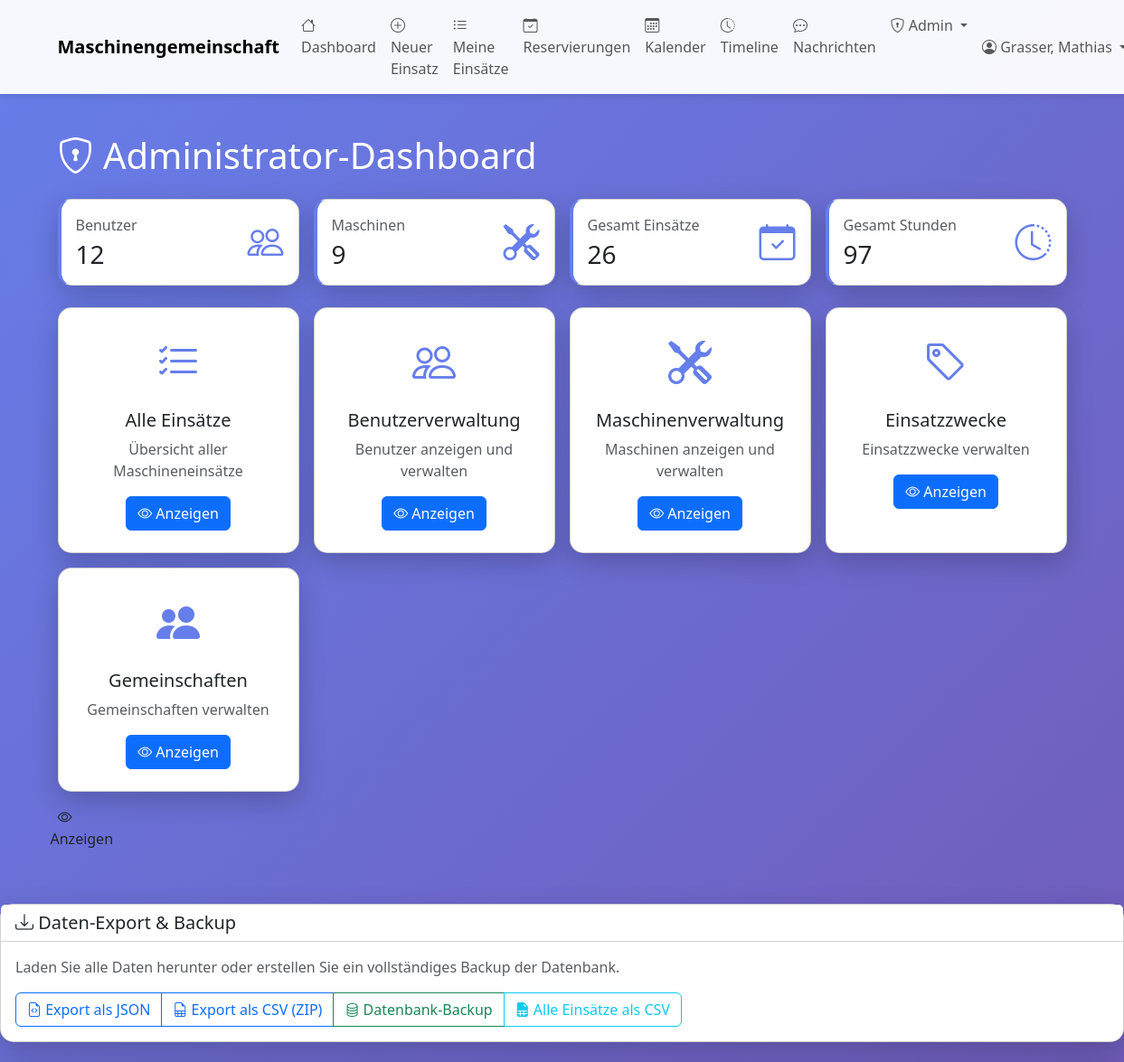
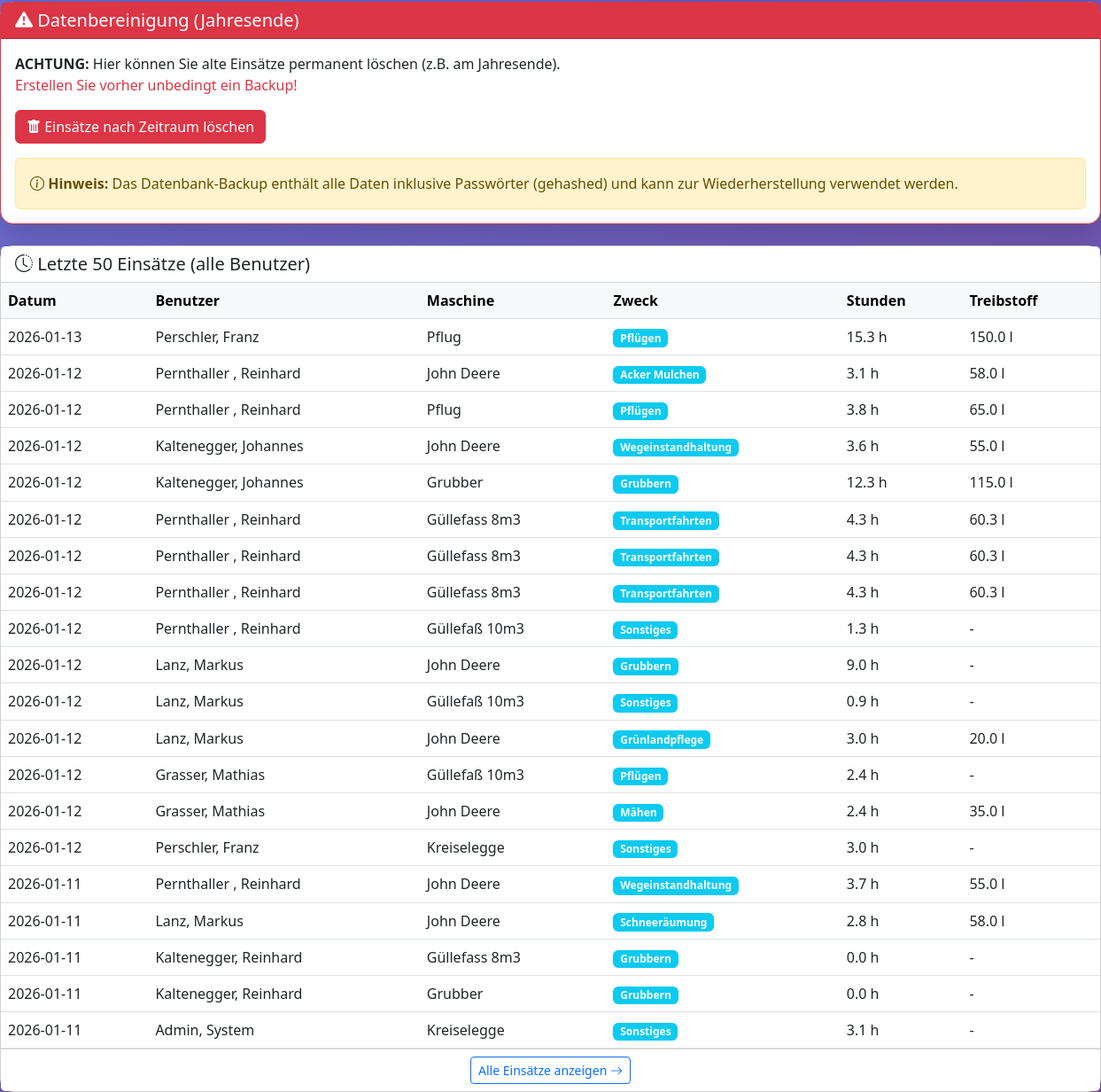
Screenshot of /admin (signed in) with the database file from the repository (2 pictures, top to bottom).
### tables this page shows
CREATE TABLE maschinen (
    id INTEGER PRIMARY KEY AUTOINCREMENT,
    bezeichnung TEXT NOT NULL,
    hersteller TEXT,
    modell TEXT,
    baujahr INTEGER,
    kennzeichen TEXT,
    anschaffungsdatum DATE,
    stundenzaehler_aktuell REAL,
    naechste_wartung_bei REAL,
    aktiv BOOLEAN DEFAULT 1,
    bemerkungen TEXT
, abrechnungsart TEXT DEFAULT 'stunden', preis_pro_einheit REAL DEFAULT 0.0, wartungsintervall INTEGER DEFAULT 50, naechste_wartung REAL, anmerkungen TEXT, erfassungsmodus TEXT DEFAULT 'fortlaufend', gemeinschaft_id INTEGER DEFAULT 1 REFERENCES gemeinschaften(id), anschaffungspreis REAL DEFAULT 0.0, abschreibungsdauer_jahre INTEGER DEFAULT 10);

CREATE TABLE einsatzzwecke (
    id INTEGER PRIMARY KEY AUTOINCREMENT,
    bezeichnung TEXT NOT NULL UNIQUE,
    beschreibung TEXT,
    aktiv BOOLEAN DEFAULT 1
);

### web_app.py (the view, shortened to what this page needs)
@app.route('/admin')
@admin_required
def admin_dashboard():
    with MaschinenDBContext(DB_PATH) as db:
        alle_einsaetze = db.get_all_einsaetze(limit=50)
        benutzer = db.get_all_benutzer()
        maschinen = db.get_all_maschinen()
        cursor = db.cursor
        cursor.execute("""
            SELECT
                COUNT(*) as gesamt_einsaetze,
                SUM(betriebsstunden) as gesamt_stunden,
                SUM(treibstoffverbrauch) as gesamt_treibstoff
            FROM maschineneinsaetze
        """)
        gesamt_stats = dict(cursor.fetchone())
        backup_warnung = False
        einsaetze_seit_backup = 0
        letztes_backup = None
        offene_bestaetigung = None
        cursor.execute("""
            SELECT backup_schwellwert FROM benutzer WHERE id = ?
        """, (session['benutzer_id'],))
        schwellwert_row = cursor.fetchone()
        BACKUP_SCHWELLWERT = schwellwert_row[0] if schwellwert_row and schwellwert_row[0] else 50
        cursor.execute("""
            SELECT b.id, b.admin_id, b.zeitpunkt, b.bemerkung,
                   u.name, u.vorname
            FROM backup_bestaetigung b
            JOIN benutzer u ON b.admin_id = u.id
            WHERE b.status = 'wartend'
            AND datetime(b.zeitpunkt, '+24 hours') > datetime('now')
            ORDER BY b.zeitpunkt DESC
            LIMIT 1
        """)
        offene_row = cursor.fetchone()
        cursor.execute("""
            SELECT letztes_backup, einsaetze_bei_backup
            FROM backup_tracking
            ORDER BY letztes_backup DESC
            LIMIT 1
        """)
        backup_row = cursor.fetchone()
        if backup_row:
            letztes_backup = backup_row[0]
            einsaetze_bei_letztem_backup = backup_row[1]
            aktuelle_einsaetze = gesamt_stats.get('gesamt_einsaetze', 0) or 0
            einsaetze_seit_backup = aktuelle_einsaetze - einsaetze_bei_letztem_backup
            if einsaetze_seit_backup >= BACKUP_SCHWELLWERT:
                backup_warnung = True
    return render_template('admin_dashboard.html',
                         einsaetze=alle_einsaetze,
                         benutzer=benutzer,
                         maschinen=maschinen,
                         stats=gesamt_stats,
                         backup_warnung=backup_warnung,
                         einsaetze_seit_backup=einsaetze_seit_backup,
                         letztes_backup=letztes_backup,
                         backup_schwellwert=BACKUP_SCHWELLWERT,
                         offene_bestaetigung=offene_bestaetigung)

### database.py (called while the page is built)
    def connect(self):
        self.connection = sqlite3.connect(self.db_path)
        self.connection.row_factory = sqlite3.Row
        self.cursor = self.connection.cursor()

    def close(self):
        if self.connection:
            self.connection.close()

    def get_all_benutzer(self, nur_aktive: bool = True) -> List[Dict]:
        sql = "SELECT * FROM benutzer"
        if nur_aktive:
            sql += " WHERE aktiv = 1"
        sql += " ORDER BY name, vorname"
        self.cursor.execute(sql)
        return [dict(row) for row in self.cursor.fetchall()]

    def get_all_maschinen(self, nur_aktive: bool = True) -> List[Dict]:
        sql = "SELECT * FROM maschinen"
        if nur_aktive:
            sql += " WHERE aktiv = 1"
        sql += " ORDER BY bezeichnung"
        self.cursor.execute(sql)
        return [dict(row) for row in self.cursor.fetchall()]

    def get_all_einsaetze(self, limit: int = None) -> List[Dict]:
        sql = "SELECT * FROM einsaetze_uebersicht"
        if limit:
            sql += f" LIMIT {limit}"
        self.cursor.execute(sql)
        return [dict(row) for row in self.cursor.fetchall()]

    def __enter__(self):
        self.connect()
        return self

    def __exit__(self, exc_type, exc_val, exc_tb):
        if exc_type is None:
            self.connection.commit()
        else:
            self.connection.rollback()
        self.close()
        return False

### web_app.py (called while the page is built)
def admin_required(f):
    @wraps(f)
    def decorated_function(*args, **kwargs):
        if 'benutzer_id' not in session:
            flash('Bitte melden Sie sich an.', 'warning')
            return redirect(url_for('login'))
        if not session.get('is_admin'):
            flash('Zugriff verweigert. Administrator-Rechte erforderlich.', 'danger')
            return redirect(url_for('dashboard'))
        return f(*args, **kwargs)
    return decorated_function

### templates/admin_dashboard.html (shortened to what this page needs)
{% extends "base.html" %}
{% block content %}
<div class="row mt-4">
    <div class="col-12">
        <h1 class="text-white mb-4">
            <i class="bi bi-shield-lock"></i> Administrator-Dashboard
        </h1>
    </div>
</div>
<div class="row g-3 mb-4">
    <div class="col-md-3">
        <div class="card stat-card">
            <div class="card-body">
                <div class="d-flex justify-content-between align-items-center">
                    <div>
                        <p class="text-muted mb-1">Benutzer</p>
                        <h3 class="mb-0">{{ benutzer|length }}</h3>
                    </div>
                    <i class="bi bi-people" style="font-size: 2.5rem; color: #667eea;"></i>
                </div>
            </div>
        </div>
    </div>
    <div class="col-md-3">
        <div class="card stat-card">
            <div class="card-body">
                <div class="d-flex justify-content-between align-items-center">
                    <div>
                        <p class="text-muted mb-1">Maschinen</p>
                        <h3 class="mb-0">{{ maschinen|length }}</h3>
                    </div>
                    <i class="bi bi-tools" style="font-size: 2.5rem; color: #667eea;"></i>
                </div>
            </div>
        </div>
    </div>
    <div class="col-md-3">
        <div class="card stat-card">
            <div class="card-body">
                <div class="d-flex justify-content-between align-items-center">
                    <div>
                        <p class="text-muted mb-1">Gesamt Einsätze</p>
                        <h3 class="mb-0">{{ stats.gesamt_einsaetze or 0 }}</h3>
                    </div>
                    <i class="bi bi-calendar-check" style="font-size: 2.5rem; color: #667eea;"></i>
                </div>
            </div>
        </div>
    </div>
    <div class="col-md-3">
        <div class="card stat-card">
            <div class="card-body">
                <div class="d-flex justify-content-between align-items-center">
                    <div>
                        <p class="text-muted mb-1">Gesamt Stunden</p>
                        <h3 class="mb-0">{{ "%.0f"|format(stats.gesamt_stunden or 0) }}</h3>
                    </div>
                    <i class="bi bi-clock-history" style="font-size: 2.5rem; color: #667eea;"></i>
                </div>
            </div>
        </div>
    </div>
</div>
<div class="row g-3 mb-4">
    <div class="col-md-3">
        <div class="card h-100">
            <div class="card-body text-center p-4">
                <i class="bi bi-list-check" style="font-size: 3rem; color: #667eea;"></i>
                <h5 class="mt-3">Alle Einsätze</h5>
                <p class="text-muted">Übersicht aller Maschineneinsätze</p>
                <a href="{{ url_for('admin_alle_einsaetze') }}" class="btn btn-primary">
                    <i class="bi bi-eye"></i> Anzeigen
                </a>
            </div>
        </div>
    </div>
    <div class="col-md-3">
        <div class="card h-100">
            <div class="card-body text-center p-4">
                <i class="bi bi-people" style="font-size: 3rem; color: #667eea;"></i>
                <h5 class="mt-3">Benutzerverwaltung</h5>
                <p class="text-muted">Benutzer anzeigen und verwalten</p>
                <a href="{{ url_for('admin_benutzer') }}" class="btn btn-primary">
                    <i class="bi bi-eye"></i> Anzeigen
                </a>
            </div>
        </div>
    </div>
    <div class="col-md-3">
        <div class="card h-100">
            <div class="card-body text-center p-4">
                <i class="bi bi-tools" style="font-size: 3rem; color: #667eea;"></i>
                <h5 class="mt-3">Maschinenverwaltung</h5>
                <p class="text-muted">Maschinen anzeigen und verwalten</p>
                <a href="{{ url_for('admin_maschinen') }}" class="btn btn-primary">
                    <i class="bi bi-eye"></i> Anzeigen
                </a>
            </div>
        </div>
    </div>
    <div class="col-md-3">
        <div class="card h-100">
            <div class="card-body text-center p-4">
                <i class="bi bi-tag" style="font-size: 3rem; color: #667eea;"></i>
                <h5 class="mt-3">Einsatzzwecke</h5>
                <p class="text-muted">Einsatzzwecke verwalten</p>
                <a href="{{ url_for('admin_einsatzzwecke') }}" class="btn btn-primary">
                    <i class="bi bi-eye"></i> Anzeigen
                </a>
            </div>
        </div>
    </div>
    <div class="col-md-3">
        <div class="card h-100">
            <div class="card-body text-center p-4">
                <i class="bi bi-people-fill" style="font-size: 3rem; color: #667eea;"></i>
                <h5 class="mt-3">Gemeinschaften</h5>
                <p class="text-muted">Gemeinschaften verwalten</p>
                <a href="{{ url_for('admin_gemeinschaften') }}" class="btn btn-primary">
                    <i class="bi bi-eye"></i> Anzeigen
                </a>
            </div>
        </div>
    </div>
                    <i class="bi bi-eye"></i> Anzeigen
            </div>
        </div>
    </div>
<div class="row mt-3 mb-4">
    <div class="col-12">
        <div class="card">
            <div class="card-header bg-white">
                <h5 class="mb-0">
                    <i class="bi bi-download"></i> Daten-Export & Backup
                </h5>
            </div>
            <div class="card-body">
                <p class="text-muted mb-3">Laden Sie alle Daten herunter oder erstellen Sie ein vollständiges Backup der Datenbank.</p>
                <div class="btn-group" role="group">
                    <a href="{{ url_for('admin_export_json') }}" class="btn btn-outline-primary">
                        <i class="bi bi-file-earmark-code"></i> Export als JSON
                    </a>
                    <a href="{{ url_for('admin_export_csv') }}" class="btn btn-outline-primary">
                        <i class="bi bi-file-earmark-spreadsheet"></i> Export als CSV (ZIP)
                    </a>
                    <a href="{{ url_for('admin_database_backup') }}" class="btn btn-outline-success">
                        <i class="bi bi-database"></i> Datenbank-Backup
                    </a>
                    <a href="{{ url_for('admin_export_alle_einsaetze_csv') }}" class="btn btn-outline-info">
                        <i class="bi bi-file-earmark-spreadsheet-fill"></i> Alle Einsätze als CSV
                    </a>
                </div>
            </div>
        </div>
    </div>
</div>
<div class="row mb-4">
    <div class="col-12">
        <div class="card border-danger">
            <div class="card-header bg-danger text-white">
                <h5 class="mb-0">
                    <i class="bi bi-exclamation-triangle-fill"></i> Datenbereinigung (Jahresende)
                </h5>
            </div>
            <div class="card-body">
                <p class="mb-3">
                    <strong>ACHTUNG:</strong> Hier können Sie alte Einsätze permanent löschen (z.B. am Jahresende).
                    <br>
                    <span class="text-danger">Erstellen Sie vorher unbedingt ein Backup!</span>
                </p>
                <a href="{{ url_for('admin_einsaetze_loeschen') }}" class="btn btn-danger">
                    <i class="bi bi-trash-fill"></i> Einsätze nach Zeitraum löschen
                </a>
                <div class="alert alert-warning mt-3 mb-0">
                    <i class="bi bi-info-circle"></i>
                    <strong>Hinweis:</strong> Das Datenbank-Backup enthält alle Daten inklusive Passwörter (gehashed) und kann zur Wiederherstellung verwendet werden.
                </div>
            </div>
        </div>
    </div>
</div>
{% if einsaetze %}
<div class="row">
    <div class="col-12">
        <div class="card">
            <div class="card-header bg-white">
                <h5 class="mb-0"><i class="bi bi-clock-history"></i> Letzte 50 Einsätze (alle Benutzer)</h5>
            </div>
            <div class="card-body p-0">
                <div class="table-responsive">
                    <table class="table table-hover mb-0">
                        <thead class="table-light">
                            <tr>
                                <th>Datum</th>
                                <th>Benutzer</th>
                                <th>Maschine</th>
                                <th>Zweck</th>
                                <th>Stunden</th>
                                <th>Treibstoff</th>
                            </tr>
                        </thead>
                        <tbody>
                            {% for einsatz in einsaetze[:20] %}
                            <tr>
                                <td>{{ einsatz.datum }}</td>
                                <td>{{ einsatz.benutzer }}</td>
                                <td>{{ einsatz.maschine }}</td>
                                <td><span class="badge bg-info">{{ einsatz.einsatzzweck }}</span></td>
                                <td>{{ "%.1f"|format(einsatz.betriebsstunden) }} h</td>
                                <td>
                                    {% if einsatz.treibstoffverbrauch %}
                                        {{ "%.1f"|format(einsatz.treibstoffverbrauch) }} l
                                    {% else %}
                                        -
                                    {% endif %}
                                </td>
                            </tr>
                            {% endfor %}
                        </tbody>
                    </table>
                </div>
            </div>
            <div class="card-footer bg-white text-center">
                <a href="{{ url_for('admin_alle_einsaetze') }}" class="btn btn-sm btn-outline-primary">
                    Alle Einsätze anzeigen <i class="bi bi-arrow-right"></i>
                </a>
            </div>
        </div>
    </div>
</div>
{% endif %}
{% endblock %}

### templates/base.html (style rules this page uses)
body { min-height: 100vh; background: linear-gradient(135deg, #667eea 0%, #764ba2 100%); }
.card { border-radius: 15px; box-shadow: 0 10px 30px rgba(0,0,0,0.2); }
.stat-card { border-left: 4px solid #667eea; transition: transform 0.2s; }

### rows the page displays
maschinen: datum "2026-01-13", benutzer "Perschler, Franz", maschine "Pflug", einsatzzweck "Pflügen", betriebsstunden "15.3", treibstoffverbrauch "150.0", datum "2026-01-12", benutzer "Pernthaller , Reinhard", betriebsstunden "3.8", treibstoffverbrauch "65.0"
maschinen: datum "2026-01-12", benutzer "Pernthaller , Reinhard", maschine "John Deere", einsatzzweck "Acker Mulchen", betriebsstunden "3.1", treibstoffverbrauch "58.0", benutzer "Kaltenegger, Johannes", einsatzzweck "Wegeinstandhaltung", betriebsstunden "3.6", treibstoffverbrauch "55.0", benutzer "Lanz, Markus", einsatzzweck "Grubbern", betriebsstunden "9.0", einsatzzweck "Grünlandpflege", betriebsstunden "3.0", treibstoffverbrauch "20.0", benutzer "Grasser, Mathias", einsatzzweck "Mähen", betriebsstunden "2.4", treibstoffverbrauch "35.0", datum "2026-01-11", betriebsstunden "3.7", einsatzzweck "Schneeräumung", betriebsstunden "2.8"
maschinen: datum "2026-01-12", benutzer "Kaltenegger, Johannes", maschine "Grubber", einsatzzweck "Grubbern", betriebsstunden "12.3", treibstoffverbrauch "115.0", datum "2026-01-11", benutzer "Kaltenegger, Reinhard", betriebsstunden "0.0"
maschinen: datum "2026-01-12", benutzer "Pernthaller , Reinhard", maschine "Güllefass 8m3", einsatzzweck "Transportfahrten", betriebsstunden "4.3", treibstoffverbrauch "60.3", datum "2026-01-11", benutzer "Kaltenegger, Reinhard", einsatzzweck "Grubbern", betriebsstunden "0.0"
maschinen: datum "2026-01-12", benutzer "Pernthaller , Reinhard", maschine "Güllefaß 10m3", einsatzzweck "Sonstiges", betriebsstunden "1.3", benutzer "Lanz, Markus", betriebsstunden "0.9", benutzer "Grasser, Mathias", einsatzzweck "Pflügen", betriebsstunden "2.4"
maschinen: datum "2026-01-12", benutzer "Perschler, Franz", maschine "Kreiselegge", einsatzzweck "Sonstiges", betriebsstunden "3.0", datum "2026-01-11", benutzer "Admin, System", betriebsstunden "3.1"

### other values shown
{{ session.get('benutzer_name') }} "Grasser, Mathias"
{{ benutzer|length }} "12"
{{ maschinen|length }} "9"
{{ stats.gesamt_einsaetze or 0 }} "26"
{{ "%.0f"|format(stats.gesamt_stunden or 0) }} "97"
